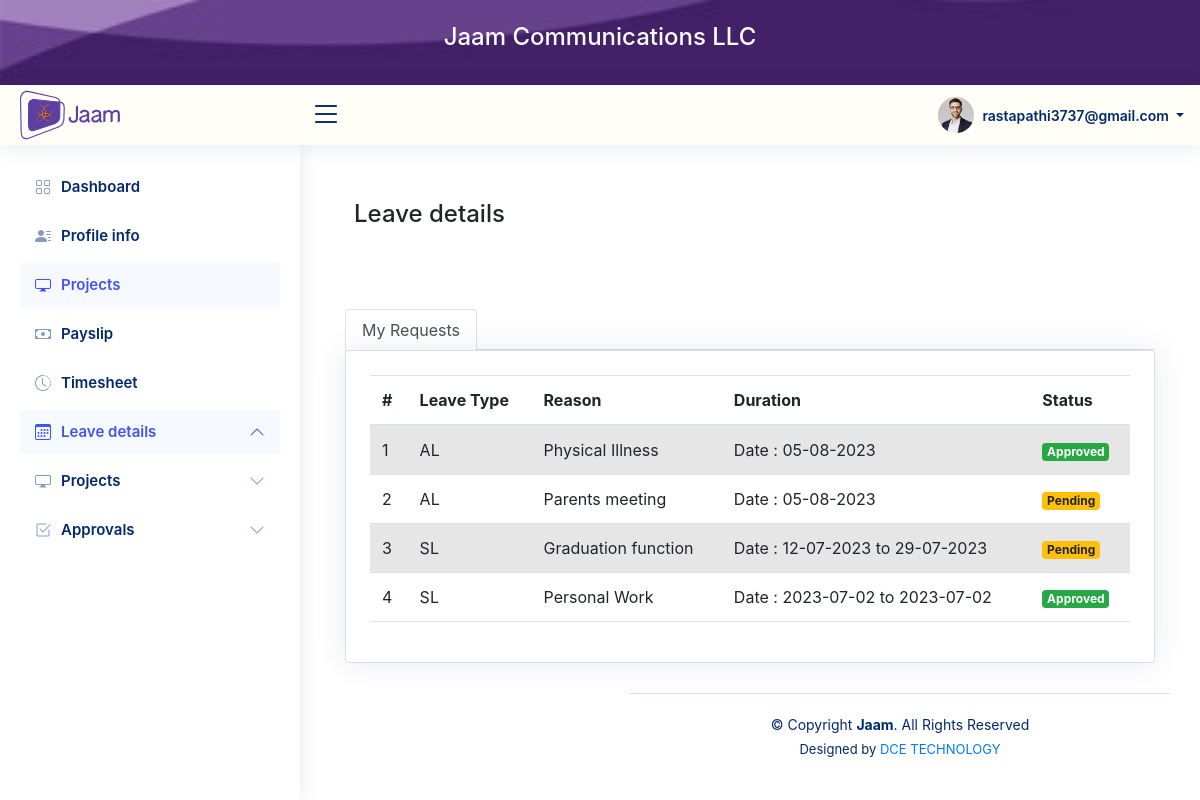
The page /manageLeave.php (signed in) on the database its author committed.
### tables this page shows
CREATE TABLE IF NOT EXISTS `leave_request` (
  `sl_id` int NOT NULL AUTO_INCREMENT,
  `leave_type` varchar(5) DEFAULT NULL,
  `name` varchar(155) DEFAULT NULL,
  `from_date` varchar(15) DEFAULT NULL,
  `to_date` varchar(15) DEFAULT NULL,
  `approved_status` int DEFAULT '0',
  `reason` varchar(1000) DEFAULT NULL,
  PRIMARY KEY (`sl_id`)
);

### manageLeave.php (the view, shortened to what this page needs)
<!DOCTYPE html>
<html lang="en">
<head>
  <link href="assets/vendor/bootstrap/css/bootstrap.min.css" rel="stylesheet">
  <link href="assets/vendor/bootstrap-icons/bootstrap-icons.css" rel="stylesheet">
  <link href="assets/vendor/boxicons/css/boxicons.min.css" rel="stylesheet">
  <link href="assets/vendor/quill/quill.snow.css" rel="stylesheet">
  <link href="assets/vendor/quill/quill.bubble.css" rel="stylesheet">
  <link href="assets/vendor/remixicon/remixicon.css" rel="stylesheet">
  <link href="assets/vendor/simple-datatables/style.css" rel="stylesheet">
  <link href="assets/vendor/jquery/jquery.js" rel="stylesheet">
  <link href="assets/css/style.css" rel="stylesheet">
  <link href="./assets/vendor/fontawesome-free/css/all.min.css" rel="stylesheet" type="text/css">
<link href="./assets/vendor/datatables/dataTables.bootstrap4.min.css" rel="stylesheet">
    <link href="./assets/vendor/fontawesome-free/css/all.min.css" rel="stylesheet" type="text/css">
    <link rel="stylesheet" href="https://cdnjs.cloudflare.com/ajax/libs/font-awesome/4.7.0/css/font-awesome.min.css">
<link href="https://cdn.jsdelivr.net/npm/bootstrap@5.2.3/dist/css/bootstrap.min.css" rel="stylesheet">
  <link rel="stylesheet" href=
"//maxcdn.bootstrapcdn.com/bootstrap/4.0.0/css/bootstrap.min.css">
    <link rel="stylesheet" href=
"https://cdn.jsdelivr.net/npm/bootstrap-icons@1.3.0/font/bootstrap-icons.css">
</head>
<body>
  <div class="fixed-top">
    <div class="container-fluid  navbar-cg p-2" style="margin-bottom:-15px; background-image: url('./assets/img/240_F_303562524_QfNWIptUFfYdGbR0AdcA0wJ0pZuJfW2w.jpg');
  background-color: #5C00A3;
  height: 500px;
  background-position: bottom;
  background-repeat: no-repeat;
  background-size: cover; color:white; height:100px; position:sticky;">
      <center>
        <h4 style="margin-top:15px;">Jaam Communications LLC</h4>
      </center>
    </div>
    <header id="header" class="header fixed d-flex align-items-center" style="position: sticky;">
      <div class="d-flex align-items-center justify-content-between">
        <a href="./dashboard.php" class="logo d-flex align-items-center">
          <img src="./assets/img/jaamlogo.8c81e89f.064ce15e9051e517f9f9c40f81ec697b.svg" alt="" width="100" height="100">
        </a>
        <i class="bi bi-list toggle-sidebar-btn"></i>
      </div>
      <nav class="header-nav ms-auto">
        <ul class="d-flex align-items-center">
          <li class="nav-item dropdown pe-3">
            <a class="nav-link nav-profile d-flex align-items-center pe-0" href="#" data-bs-toggle="dropdown">
              <img src="assets/img/profile-img.jpg" alt="Profile" class="rounded-circle">
              <span class="d-none d-md-block dropdown-toggle ps-2"><?php
                                                                    echo $_SESSION['uname'];
                                                                    ?>
              </span>
            </a>
          </li>
        </ul>
      </nav>
    </header>
  </div>
<aside id="sidebar" class="sidebar" style="margin-top: 85px; ">
<ul class="sidebar-nav" id="sidebar-nav">
  <li class="nav-item">
    <a class="nav-link collapsed" href="./dashboard.php">
      <i class="bi bi-grid"></i>
      <span>Dashboard</span>
    </a>
  </li>
  <?php
  if ($_SESSION['role'] == 'Admin') {
  ?>
    <li class="nav-item">
      <a class="nav-link collapsed" href="addUser.php">
        <i class="bi bi-person-fill-add"></i>
        <span>Add user</span></a>
    </li>
    <li class="nav-item">
      <a class="nav-link collapsed" href="updateSalary.php">
        <i class="bi bi-upload"></i>
        <span>Update Salary</span></a>
    </li>
    <li class="nav-item">
      <a class="nav-link collapsed" href="paySlip.php">
        <i class="bi bi-cash"></i>
        <span>Payslip</span></a>
    </li>
    <li class="nav-item">
      <a class="nav-link collapsed" data-bs-target="#reports-nav" data-bs-toggle="collapse" href="#">
        <i class="bi bi-receipt"></i><span>Reports</span><i class="bi bi-chevron-down ms-auto"></i>
      </a>
      <ul id="reports-nav" class="nav-content collapse " data-bs-parent="#sidebar-nav">
        <li>
          <a href="projectReport.php" class="active">
            <i class="bi bi-circle"></i><span>Project Report</span>
          </a>
          <a href="attendanceReport.php">
            <i class="bi bi-circle"></i><span>Attendance Report</span>
          </a>
          <a href="salaryReport.php">
            <i class="bi bi-circle"></i><span>Salary Report</span>
          </a>
        </li>
      </ul>
    </li>
  <?php
  } else if ($_SESSION['role'] == 'S-Employee') {
  ?>
    <li class="nav-item">
      <a class="nav-link collapsed" href="addProfile.php">
        <i class="bi bi-person-lines-fill"></i>
        <span>Profile info</span></a>
    </li>
    <li class="nav-item">
      <a class="nav-link " href="myProject.php">
        <i class="bi bi-display"></i>
        <span>Projects</span></a>
    </li>
    <li class="nav-item">
      <a class="nav-link collapsed" href="getPayslip.php">
        <i class="bi bi-cash"></i>
        <span>Payslip</span></a>
    </li>
    <li class="nav-item">
      <a class="nav-link collapsed" href="timeSheet.php">
        <i class="bi bi-clock-history"></i>
        <span>Timesheet</span></a>
    </li>
    <li class="nav-item">
      <a class="nav-link " data-bs-target="#leave-nav" data-bs-toggle="collapse" href="#students-nav">
        <i class=" bi bi-calendar3"></i> <span>Leave details</span><i class="bi bi-chevron-down ms-auto"></i>
      </a>
    </li>
    <li class="nav-item">
      <a class="nav-link collapsed" data-bs-target="#subjects-nav" data-bs-toggle="collapse" href="#">
        <i class="bi bi-display"></i><span>Projects</span><i class="bi bi-chevron-down ms-auto"></i>
      </a>
    <li class="nav-item">
      <a class="nav-link collapsed" data-bs-target="#approvals-nav" data-bs-toggle="collapse" href="#">
        <i class="bi bi-check2-square"></i><span>Approvals</span><i class="bi bi-chevron-down ms-auto"></i>
      </a>
    <?php
  }
    ?>
</aside>
<main id="main" class="main">
  <br><br><br><br>
    <div class="pagetitle">
     <h4 class="ml-4 mt-4">Leave details</h4><br><br>
                <div class="container-fluid">
<br>
                    <ul class="nav nav-tabs" id="myTab" role="tablist">
                        <li class="nav-item">
                            <a class="nav-link active" id="home-tab" data-toggle="tab" href="#home" role="tab" aria-controls="home" aria-selected="true">My Requests</a>
                        </li>
                      </ul>
                    <div class="tab-content" id="myTabContent">
                        <div class="tab-pane fade show active" id="home" role="tabpanel" aria-labelledby="home-tab">
                            <div class="card">
                              <div class="container p-4" style="overflow:auto">
                                    <table class="table table-striped" id="dataTable">
                                        <thead>
                                            <tr class="">
                                                <th>
                                                    #
                                                </th>
                                                <th>
                                                    Leave Type
                                                </th>
                                                <th>
                                                  Reason
                                                </th>
                                                <th>
                                                    Duration
                                                </th>
                                                <th>
                                                    Status
                                                </th>
                                            </tr>
                                        </thead>
                                        <tbody>
                                            <?php
                                            require('config/conn.php');
                                            $sql1 = "SELECT * FROM employee_details WHERE email = '".$_SESSION['uname']."'";
                                            $result1 = $connect->query($sql1);
                                            $row1 = $result1->fetch_assoc();
                                            $name = $row1['name'];
                                            $sql = "SELECT * FROM leave_request WHERE name = '$name'";
                                            $result = $connect->query($sql);
                                            $n =$result->num_rows;
                                            if($n == 0){
                                             echo" <tr>
                                                            <td>No Records..!</td>
                                                        </tr>";
                                            } else{
                                            $i = 1;
                                            $output = '';
                                            while ($row = $result->fetch_array()) {
                                              $leave = $row['leave_type'];
                                              $reason = $row['reason'];
                                                if($row['to_date']){
                                                    $datee = $row['from_date'].' to '.$row['to_date'] ;
                                                }
                                                else{
                                                    $datee = $row['from_date'] ;
                                                }
                                                $output .= '<tr>
                                                <td>' . $i . '</td>
                                                <td>' . $leave  . ' </td>
                                                <td>' . $reason  . ' </td>
                                                <td> Date : ' .$datee .'
                                                </td>
                                                <td style="white-space: nowrap;">';
                                                if($row['approved_status'] == 0){
                                                    $output.='<span class="badge badge-warning">Pending</span>';
                                                }
                                                else
                                                {
                                                    $output.='<span class="badge badge-success">Approved</span>';
                                                }
                                                $output.='</td>
                                                </tr>';
                                                $i++;
                                            }
                                            echo $output;}
                                            ?>
                                        </tbody>
                                    </table>
                                </div>
                              </div>
                        </div>
                                </div>
                            </div>
                        </div>
 <footer id="footer" class="footer">
    <div class="copyright">
      &copy; Copyright <strong><span>Jaam</span></strong>. All Rights Reserved
    </div>
    <div class="credits">
      Designed by <a href="https://dcc.technology/">DCE TECHNOLOGY</a>
    </div>
  </footer>
</body>
</html>

### assets/css/style.css (style rules this page uses)
:root { scroll-behavior: smooth; }
body { font-family: "Open Sans", sans-serif; background: #f6f9ff; color: #444444; }
a { color: #7500D1; text-decoration: none; }
h1, h2, h3, h4, h5, h6 { font-family: "Nunito", sans-serif; }
#main { margin-top: 60px; padding: 20px 30px; transition: all 0.3s; }
.pagetitle { margin-bottom: 10px; }
.card { margin-bottom: 30px; border: none; border-radius: 5px; box-shadow: 0px 0 30px rgba(1, 41, 112, 0.1); }
.logo { line-height: 1; }
@media (min-width: 1200px) { .logo { width: 280px; } }
.logo img { max-height: 80px; margin-right: 6px; }
.header { transition: all 0.5s; z-index: 997; height: 60px; box-shadow: 0px 2px 20px rgba(1, 41, 112, 0.1); background-color: #FF0000; padding-left: 20px; }
.header .toggle-sidebar-btn { font-size: 32px; padding-left: 10px; cursor: pointer; color: #012970; }
.header-nav ul { list-style: none; }
.header-nav>ul { margin: 0; padding: 0; }
.header-nav .nav-profile { color: #012970; }
.header-nav .nav-profile img { max-height: 36px; }
.header-nav .nav-profile span { font-size: 14px; font-weight: 600; }
.sidebar { position: fixed; top: 60px; left: 0; bottom: 0; width: 300px; z-index: 996; transition: all 0.3s; padding: 20px; overflow-y: auto; scrollbar-width: thin; scrollbar-color: #aab7cf transparent; box-shadow: 0px 0px 20px rgba(1, 41, 112, 0.1); background-color: #fff; }
@media (min-width: 1200px) { #main, #footer { margin-left: 300px; } }
.sidebar-nav { padding: 0; margin: 0; list-style: none; }
.sidebar-nav li { padding: 0; margin: 0; list-style: none; }
.sidebar-nav .nav-item { margin-bottom: 5px; }
.sidebar-nav .nav-link { display: flex; align-items: center; font-size: 15px; font-weight: 600; color: #4154f1; transition: 0.3; background: #f6f9ff; padding: 10px 15px; border-radius: 4px; }
.sidebar-nav .nav-link i { font-size: 16px; margin-right: 10px; color: #4154f1; }
.sidebar-nav .nav-link.collapsed { color: #012970; background: #fff; }
.sidebar-nav .nav-link.collapsed i { color: #899bbd; }
.sidebar-nav .nav-link .bi-chevron-down { margin-right: 0; transition: transform 0.2s ease-in-out; }
.sidebar-nav .nav-link:not(.collapsed) .bi-chevron-down { transform: rotate(180deg); }
.footer { padding: 20px 0; font-size: 14px; transition: all 0.3s; border-top: 1px solid #cddfff; }
.footer .copyright { text-align: center; color: #012970; }
.footer .credits { padding-top: 5px; text-align: center; font-size: 13px; color: #012970; }

### manageLeave.php (style rules this page uses)
.header { color:grey; transition: all 0.5s; z-index: 997; height: 60px; box-shadow: 0px 2px 20px rgba(1, 41, 112, 0.1); background-color: #FFFFF7; padding-left: 20px; }

### rows shown on the page
leave_request: leave_type "AL", reason "Physical Illness", from_date "05-08-2023", approved_status "Approved"
leave_request: leave_type "AL", reason "Parents meeting", from_date "05-08-2023", approved_status "Pending"
leave_request: leave_type "SL", reason "Graduation function", datee "12-07-2023 to 29-07-2023", approved_status "Pending"
leave_request: leave_type "SL", reason "Personal Work", datee "2023-07-02 to 2023-07-02", approved_status "Approved"

### other values the page prints
$_SESSION['uname'] "rastapathi3737@gmail.com"
